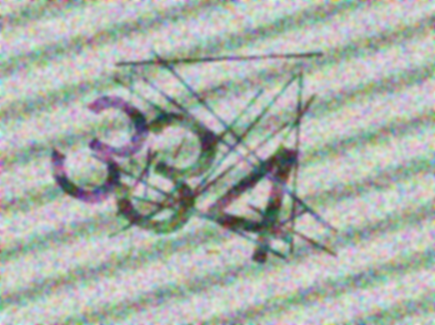
%> input picture Train/captcha_0003.png, 435 x 325 px
$ octave --eval "result = myclassifier_ada_new('Train/captcha_0003.png');"   (GNU Octave 9; MATLAB toolbox functions it lacks are replaced by stand-ins)
%> lines starting %> are read from the running program, lines starting %| are printed output that depends on the picture; in (x1, y1, x2, y2) boxes, pixels count from 0 and x2, y2 are one past the last pixel; in counts of white or black regions, pixels touching at a corner belong together; the program's own positions count from 1
function resultStr = myclassifier_ada_new(imgPath)
% MYCLASSIFIER_ADA_NEW - Predict captcha digits using pre-trained SVM
% INPUT: imgPath - path to a captcha image
% OUTPUT: resultStr - formatted string "filename, d1,d2,d3,d4"

persistent svmModel

% Load SVM model once
if isempty(svmModel)
    fprintf('Loading trained SVM model...\n');
    load('svmModel.mat','svmModel');
end

% Extract filename (e.g., '0002')
[~, name, ~] = fileparts(imgPath);
filename = regexp(name,'\d+','match','once');

% Preprocess & segment digits
digitImages = preprocess_and_segment(imgPath);

% Predict digits
digits = zeros(1,4);  % always 4 digits
for i = 1:4
    feat = extractHOGFeatures(digitImages{i}, 'CellSize',[4 4],'BlockSize',[2 2]);
% [9 lines not run here, left out]
function digitImages = preprocess_and_segment(imgPath)
%> called with imgPath = 'Train/captcha_0003.png'
% Preprocess captcha and segment into individual digit images (1x4 cell)

I = imread(imgPath);
%> I is the input picture: size 325x435x3 uint8; mean R, G, B 169.4, 177.1, 169.8

% --- RGB fusion ---
R = I(:,:,1); G = I(:,:,2);
%> after `R = I(:,:,1)`:
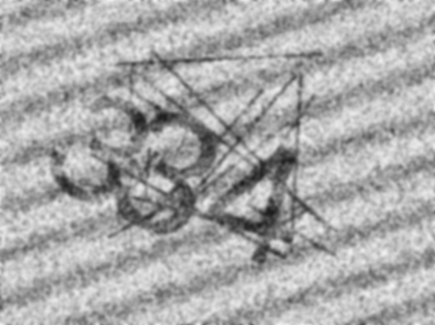
%> R: size 325x435 uint8; min 26, max 241, mean 169.4
%> after `G = I(:,:,2)`:
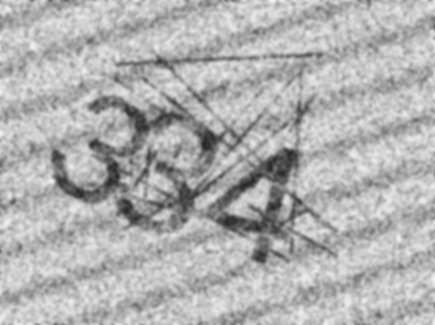
%> G: size 325x435 uint8; min 36, max 248, mean 177.1
RG_gray = mat2gray(0.5*double(R) + 0.5*double(G));
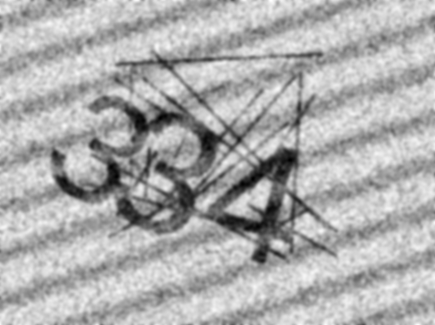
%> RG_gray: size 325x435 double; min 0, max 1, mean 0.683

% --- FFT donut notch filter ---
F = fftshift(fft2(RG_gray));
[h,w] = size(F); cx = floor(w/2)+1; cy = floor(h/2)+1;
%> after `[h,w] = size(F)`: h = 325; w = 435
%> after `cx = floor(w/2)+1`: cx = 218
%> after `cy = floor(h/2)+1`: cy = 163
inner_r = 6; outer_r = 9;
[x,y] = meshgrid(1:w,1:h);
dist = sqrt((x-cx).^2 + (y-cy).^2);
mask = ~(dist >= inner_r & dist <= outer_r);
F_clean = ifftshift(F .* mask);
I_clean = mat2gray(real(ifft2(F_clean)));
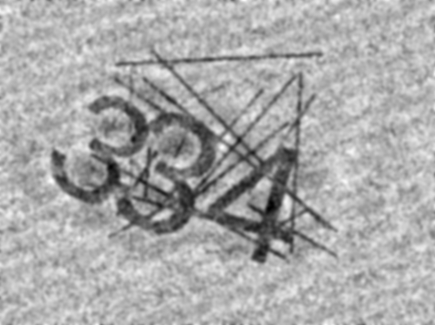
%> I_clean: size 325x435 double; min 0, max 1, mean 0.667

% --- Thresholding & Morphology ---
BW = imbinarize(I_clean, graythresh(I_clean)); BW = ~BW;
%> after `BW = imbinarize(I_clean, graythresh(I_clean))`:
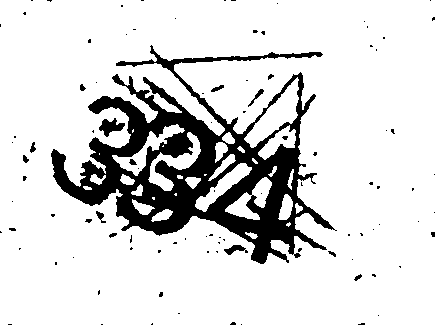
%> BW: size 325x435 logical; 85.1% white; 98 black regions (83 under 20 px), largest, box (x1, y1, x2, y2) and area: (51, 45, 337, 264) 19895, (99, 118, 125, 137) 252, (224, 245, 248, 255) 118
BW = imerode(BW, strel('disk',4));
%> BW: size 325x435 logical; 5.6% white; 30 white regions (24 under 20 px), largest, box (x1, y1, x2, y2) and area: (54, 99, 297, 261) 7304, (163, 136, 189, 155) 269, (231, 137, 256, 164) 140, (104, 122, 115, 131) 45, (86, 165, 96, 174) 44, (149, 153, 156, 160) 21
BW = bwareaopen(BW,100);
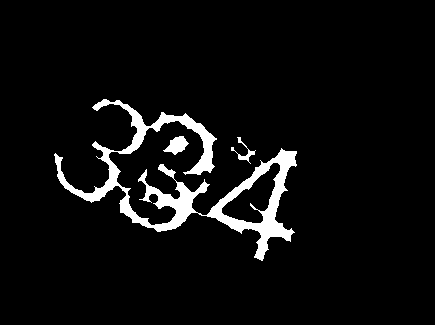
%> BW: size 325x435 logical; 5.5% white; 3 white regions, box (x1, y1, x2, y2) and area: (54, 99, 297, 261) 7304, (163, 136, 189, 155) 269, (231, 137, 256, 164) 140
BW = imdilate(BW, strel('disk',1));
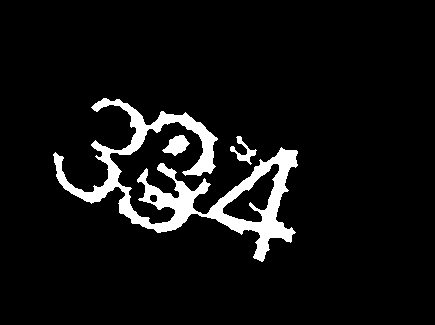
%> BW: size 325x435 logical; 6.8% white; 3 white regions

% --- Connected components ---
cc = bwconncomp(BW,8);
%> cc = 3 connected components
stats = regionprops(cc,'BoundingBox','Area');
%> stats = 3 regions; box (x1, y1, x2, y2) and Area: (53, 98, 298, 262) 9052, (162, 135, 190, 156) 331, (230, 136, 257, 165) 246
areas = [stats.Area];
%> areas = [9052 331 246]
valid = find(areas > 260 & areas < numel(BW)*0.06);
%> valid = 2

if isempty(valid)
    digitImages = repmat({zeros(28,28)},1,4);
    return
end

boxes = vertcat(stats(valid).BoundingBox);
%> boxes = [162.5 135.5 28 21]
[~, order] = sort(boxes(:,1));
%> order = 1
boxes = boxes(order,:);

% --- Crop digits & pad to 4 ---
nBoxes = size(boxes,1);
%> nBoxes = 1
digitImages = repmat({zeros(28,28)},1,4); % always 4
for i = 1:min(nBoxes,4)
    digitImages{i} = imresize(imcrop(BW, boxes(i,:)), [28 28]);
end
%> this loop made 1 pass
%> after the loop, digitImages = 4 items

end
%> the run ends on the next line
